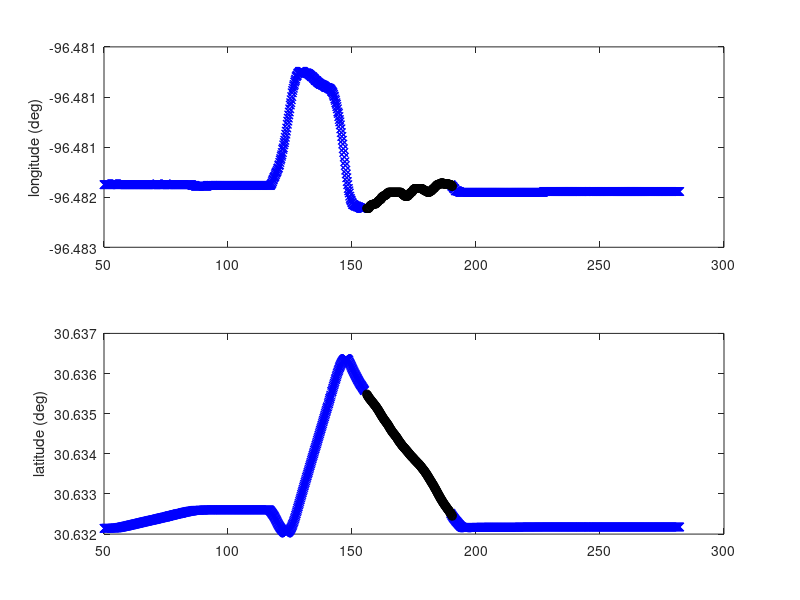
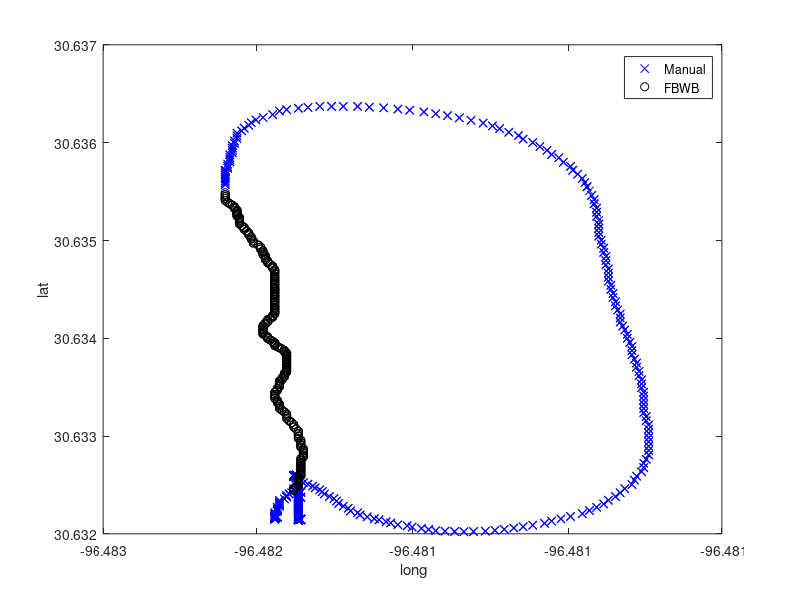
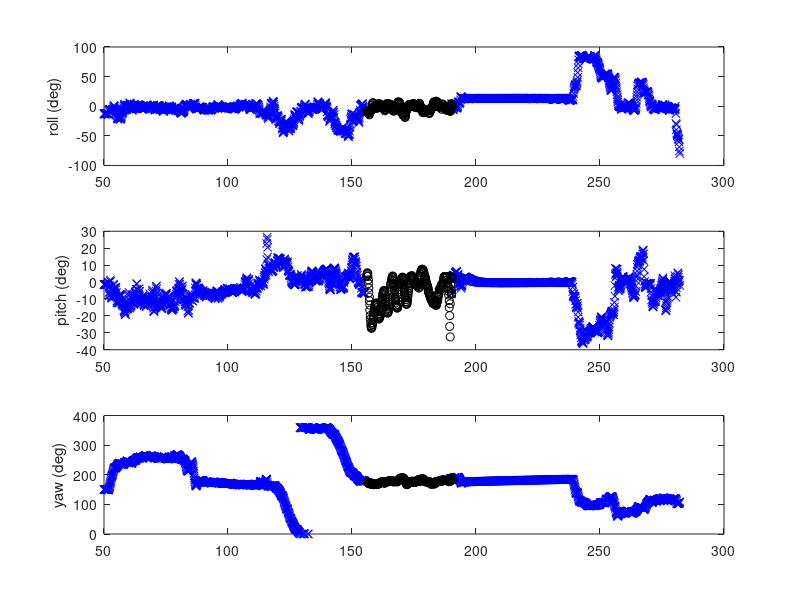
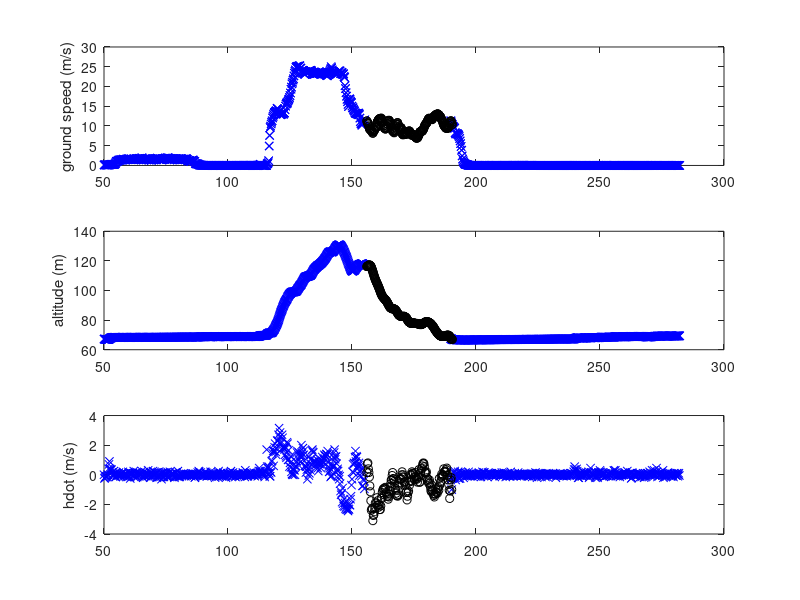

The MATLAB script that drew these images, in order: (Note: this script raises an error after producing the figures.)
% process automatic landing data file
%% process data
clear variables;
close all;
load log_17.mat;

land = 2;%1 or 2 for first or second landing

LAT0 = 30.6325694444444;
%LONG0 = -96.4819777777778;
LONG0 = -96.4818833333333;

way_flag = 0;%flag if waypoints are associated with logs

%convert gps time to seconds
gps(:,1) = (gps(:,1) - gps(1,1))/1000;

%process the logged modes
manual = [];
stab = [];
fbwb = [];
auto = [];
for i = 1:modcount
    if strfind(mod{i},'Manual')
        if i == modcount
            manual = [manual [crossovers(i)+1;gpscount]];
        else
            manual = [manual [crossovers(i)+1;crossovers(i+1)]];
        end
    end
    if strfind(mod{i},'Stabilize')
        if i == modcount
            stab = [stab [crossovers(i)+1;gpscount]];
        else
            stab = [stab [crossovers(i)+1;crossovers(i+1)]];
        end
    end
    if strfind(mod{i},'AUTO')
        if i == modcount
            auto = [auto [crossovers(i)+1;gpscount]];
        else
            auto = [auto [crossovers(i)+1;crossovers(i+1)]];
        end
    end
    if strfind(mod{i},'FBW_B')
        if i == modcount
            fbwb = [fbwb [crossovers(i)+1;gpscount]];
        else
            fbwb = [fbwb [crossovers(i)+1;crossovers(i+1)]];
        end
    end
end

manualindices = [];
autoindices = [];
stabindices = [];
fbwbindices = [];
for i = 1:size(manual,2)
    manualindices = [manualindices manual(1,i):manual(2,i)];
end
for i = 1:size(auto,2)
    autoindices = [autoindices auto(1,i):auto(2,i)];
end
for i = 1:size(stab,2)
    stabindices = [stabindices stab(1,i):stab(2,i)];
end
for i = 1:size(fbwb,2)
    fbwbindices = [fbwbindices fbwb(1,i):fbwb(2,i)];
end

% delete any times with no gps lock
inddel = find(gps(:,4)==0);
for i = 1:length(manualindices)
    if i > length(manualindices)
        break;
    end
    if gps(manualindices(i),4) == 0
        manualindices(i) = [];
        manualindices(i+1:end) = manualindices(i+1:end)-1;
    end
end
for i = 1:length(autoindices)
    if i > length(autoindices)
        break;
    end
    if gps(autoindices(i),4) == 0
        autoindices(i) = [];
        autoindices(i+1:end) = autoindices(i+1:end)-1;
    end
end
for i = 1:length(stabindices)
    if i > length(stabindices)
        break;
    end
    if gps(stabindices(i),4) == 0
        stabindices(i) = [];
        stabindices(i+1:end) = stabindices(i+1:end)-1;
    end
end
for i = 1:length(fbwbindices)
    if i > length(fbwbindices)
        break;
    end
    if gps(fbwbindices(i),4) == 0
        fbwbindices(i) = [];
        fbwbindices(i+1:end) = fbwbindices(i+1:end)-1;
    end
end

gps(inddel,:) = [];

gps(:,1) = gps(:,1) - gps(1,1);
gpstime = gps(:,1);
gps = gps(:,4:end);

%trim vectors to match gps length: gps is at 10 Hz, attitude at 10 Hz
if attcount<gpscount
    %extend the data vectors
    att(attcount+1:end,:) = 0;
else
    %truncate the data vectors
    att = att(1:gpscount,:);
end
att(inddel,:) = [];

if land == 2
    inddel2 = find(gpstime < 0 & gpstime > -86232);
    gpstime = gpstime - min(gpstime);
else if land == 1
        inddel2 = find(gpstime > 0 | gpstime < -86232 );
        gpstime(gpstime < 0) = gpstime(gpstime < 0) + max(gpstime) - min(gpstime(gpstime < 0));
    else
        return
    end
end
manualindices(manualindices < min(inddel2) | manualindices > max(inddel2)) = [];
autoindices(autoindices < min(inddel2) | autoindices > max(inddel2)) = [];
stabindices(stabindices < min(inddel2) | stabindices > max(inddel2)) = [];
fbwbindices(fbwbindices < min(inddel2) | fbwbindices > max(inddel2)) = [];

% convert attitude to degrees
att = att./100;
%gps properties
alt = gps(:,4);
gspeed = gps(:,6);
ghdg = gps(:,7);

% plot GPS histories
figure;
subplot(211);
plot(gpstime(manualindices),gps(manualindices,2),'bx');
hold on;
plot(gpstime(autoindices),gps(autoindices,2),'rd');
plot(gpstime(stabindices),gps(stabindices,2),'gs');
plot(gpstime(fbwbindices),gps(fbwbindices,2),'ko');
ylabel('longitude (deg)');

subplot(212);
plot(gpstime(manualindices),gps(manualindices,1),'bx');
hold on;
plot(gpstime(autoindices),gps(autoindices,1),'rd');
plot(gpstime(stabindices),gps(stabindices,1),'gs');
plot(gpstime(fbwbindices),gps(fbwbindices,1),'ko');
ylabel('latitude (deg)');

% plot GPS long-lat history
figure;
plot(gps(manualindices,2),gps(manualindices,1),'bx');
hold on;
plot(gps(fbwbindices,2),gps(fbwbindices,1),'ko');
plot(gps(autoindices,2),gps(autoindices,1),'rd');
plot(gps(stabindices,2),gps(stabindices,1),'gs');

if way_flag
    plot(lons,lats,'mx','markersize',12,'linewidth',2);
end
legend('Manual','FBWB','AUTO','Stabilize');

ylabel('lat');
xlabel('long');

% plot attitude histories
figure;
subplot(311);
plot(gpstime(manualindices),att(manualindices,1),'bx');
hold on;
plot(gpstime(autoindices),att(autoindices,1),'rd');
plot(gpstime(stabindices),att(stabindices,1),'gs');
plot(gpstime(fbwbindices),att(fbwbindices,1),'ko');
ylabel('roll (deg)');

subplot(312);
plot(gpstime(manualindices),att(manualindices,2),'bx');
hold on;
plot(gpstime(autoindices),att(autoindices,2),'rd');
plot(gpstime(stabindices),att(stabindices,2),'gs');
plot(gpstime(fbwbindices),att(fbwbindices,2),'ko');
ylabel('pitch (deg)');

subplot(313);
plot(gpstime(manualindices),att(manualindices,3),'bx');
hold on;
plot(gpstime(autoindices),att(autoindices,3),'rd');
plot(gpstime(stabindices),att(stabindices,3),'gs');
plot(gpstime(fbwbindices),att(fbwbindices,3),'ko');
ylabel('yaw (deg)');

% plot ground speed
figure;
subplot(311);
plot(gpstime(manualindices),gspeed(manualindices),'bx');
hold on;
plot(gpstime(autoindices),gspeed(autoindices),'rd');
plot(gpstime(stabindices),gspeed(stabindices),'gs');
plot(gpstime(fbwbindices),gspeed(fbwbindices),'ko');
ylabel('ground speed (m/s)');

subplot(312);
plot(gpstime(manualindices),alt(manualindices),'bx');
hold on;
plot(gpstime(autoindices),alt(autoindices),'rd');
plot(gpstime(stabindices),alt(stabindices),'gs');
plot(gpstime(fbwbindices),alt(fbwbindices),'ko');
ylabel('altitude (m)');
%plot descent rate
hdot = diff(alt)./diff(gpstime);

subplot(313);
plot(gpstime(manualindices(1:end-1)),hdot(manualindices(1:end-1)),'bx');
hold on;
plot(gpstime(autoindices(1:end-1)),hdot(autoindices(1:end-1)),'rd');
plot(gpstime(stabindices(1:end-1)),hdot(stabindices(1:end-1)),'gs');
plot(gpstime(fbwbindices(1:end-1)),hdot(fbwbindices(1:end-1)),'ko');
ylabel('hdot (m/s)');

%% plot glideslope and flare performance
EXPORT = 1;% set to 1 to save figures

%  correct gps duplicate times
gpstime(2:2:end-1) = gpstime(3:2:end) - 0.1;
hdot = diff(alt)./diff(gpstime);

figure;
subplot(121);
X = -d2r*6378100*(gps(:,1)-LAT0);
Y = -d2r*6378100*(gps(:,2)-LONG0);
Z = -alt + min(alt(alt>60));
Zref = tand(5)*X;
plot(X(fbwbindices),-Z(fbwbindices),'k-o');
hold on;
% plot glideslope
plot(X(fbwbindices),-Zref(fbwbindices),'r--');
grid on;
ylabel('altitude (m)');
xlabel('X-position (m)');
set(gca,'ylim',[0 get(gca,'ylim')*[0;1]]);

subplot(122);
plot(Y(fbwbindices),X(fbwbindices),'ko');
%plot runway center and 5 meter target
hold on;
plot([0 0],[min(X(fbwbindices)) max(X(fbwbindices))],'b-');
plot([-5 -5],[min(X(fbwbindices)) max(X(fbwbindices))],'r--');
plot([5 5],[min(X(fbwbindices)) max(X(fbwbindices))],'r--');
grid on;
xlabel('Y-position (m)');
ylabel('X-position (m)');

ha = axes('Position',[0 0 1 1],'Xlim',[0 1],'Ylim',[0 1],'Box','off','Visible','off','Units','normalized', 'clipping' , 'off');

text(0.5, 1,['\bf Approach position history for landing ' num2str(land)],'HorizontalAlignment','center','VerticalAlignment', 'top','fontsize',12)

set(gcf,'position',[400 525 900 450]);

if EXPORT
    export_fig(['landing_' num2str(land) '_approach'],'-png','-transparent','-a1');
end

% plot flare performance
flareind = find(-Zref(fbwbindices) <= 4);
figure;
subplot(121);
plot(X(fbwbindices(flareind)),-Z(fbwbindices(flareind)),'k-o');
grid on;
ylabel('altitude (m)');
xlabel('X position (m)');

subplot(122);
plot(gpstime(fbwbindices(flareind(1:end-1))),hdot(fbwbindices(flareind(1:end-1))),'k-o');
grid on;

hdotsmooth = filter([1 1 1 1 1]*0.2,1,hdot(fbwbindices(flareind(1:end-1))));
hold on;
plot(gpstime(fbwbindices(flareind(1:end-1))),hdotsmooth,'r--','linewidth',2);
%plot the reference
%tau = -0.4
plot(gpstime(fbwbindices(flareind)),0.4*Z(fbwbindices(flareind)),'b-d');
legend('first order difference','smoothed descent rate','reference descent rate','location','south');

ylabel('descent rate (m/s)');
xlabel('time (sec)');

ha = axes('Position',[0 0 1 1],'Xlim',[0 1],'Ylim',[0 1],'Box','off','Visible','off','Units','normalized', 'clipping' , 'off');

text(0.5, 1,['\bf Flare performance for landing ' num2str(land)],'HorizontalAlignment','center','VerticalAlignment', 'top','fontsize',12)

set(gcf,'position',[400 525 900 450]);

if EXPORT
    export_fig(['landing_' num2str(land) '_flare'],'-png','-transparent','-a1');
end